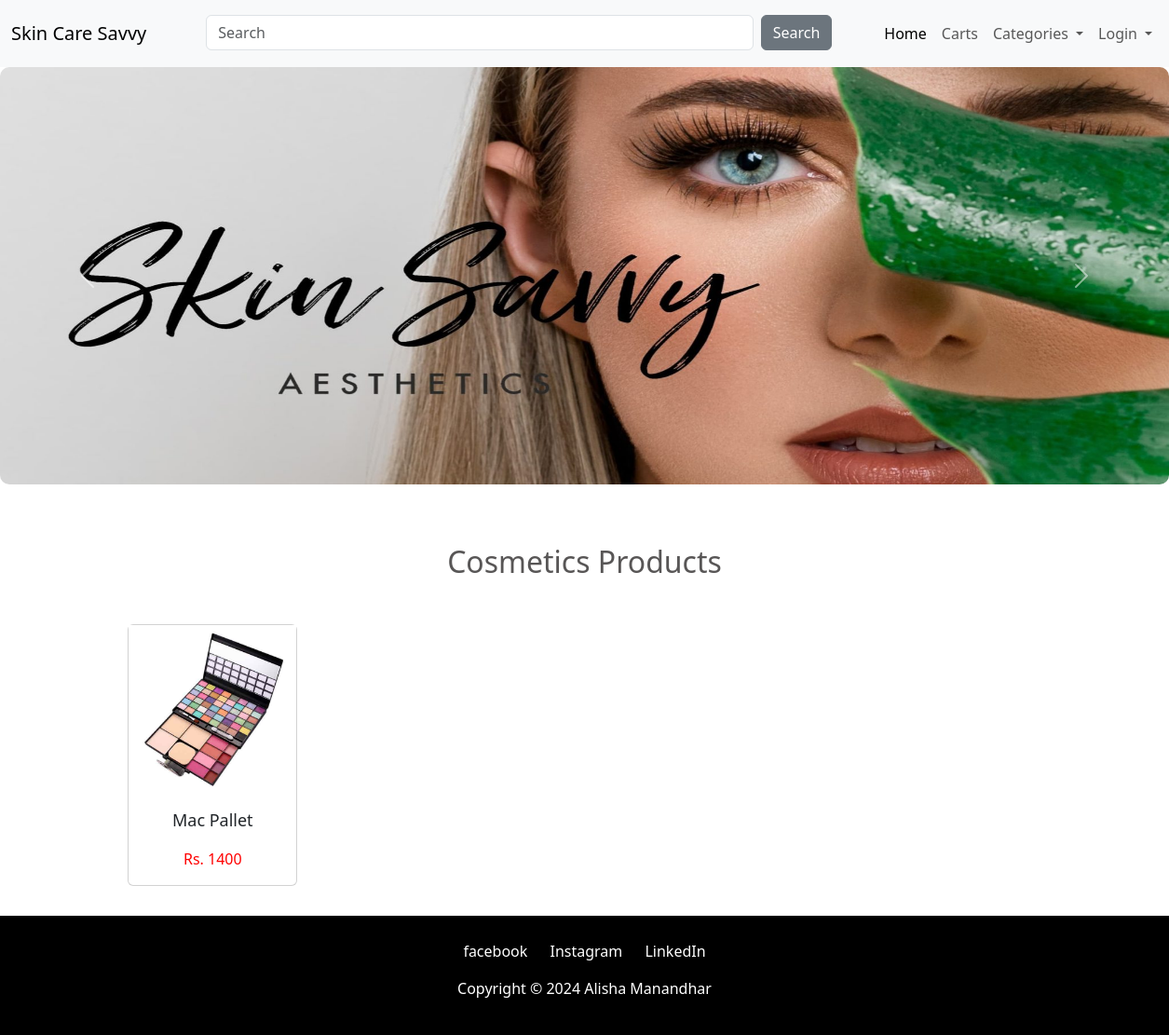
Screenshot of /cosmeticCategory.php with the database file from the repository.
### tables this page shows
CREATE TABLE `product_details` (
  `product_id` int(120) NOT NULL,
  `product_name` varchar(255) NOT NULL,
  `product_price` double NOT NULL,
  `product_image` varchar(255) NOT NULL,
  `product_qty` int(120) DEFAULT NULL,
  `product_desc` varchar(255) DEFAULT NULL,
  `category` varchar(255) DEFAULT NULL
);

### cosmeticCategory.php (the view, shortened to what this page needs)
<!doctype html>
<html lang="en">
<head>
  <link href="https://cdn.jsdelivr.net/npm/bootstrap@5.3.3/dist/css/bootstrap.min.css" rel="stylesheet">
</head>
<body>
  <?php
  include 'components/navbar.php';
  ?>
  <center>
    <div class="crousel-box">
      <?php
      include 'components/crousel.php';
      ?>
    </div>
  </center>
  <div class="container">
    <h2 class="trending-products">Cosmetics Products</h2>
    <div class="container mt-5 d-flex flex-wrap" id="card-container">
      <?php
      include "config/db.php";
      $sql = "select * from product_details where category='cosmetic'";
      $result = mysqli_query($conn, $sql);
      while ($row = mysqli_fetch_assoc($result)) {
        $product_name = $row['product_name'];
        $price = $row['product_price'];
        $product_id = $row['product_id'];
        $image = $row['product_image'];
      ?>
     <a href="getProductDetails.php?product_id=<?php echo($product_id) ?>" style="text-decoration: none;" >
       <div class="card" id="product-card">
           <div class="img-part"><img src="uploads/<?php echo($image)?>" alt="" height="180" width="180"></div>
           <div class="desc-part"><p class="product-title"><?php echo($product_name) ?></p><p style="color:red"> Rs. <?php echo($price) ?></p></div>
         </div>
     </a>
      <?php
      }
      ?>
    </div>
  </div>
  <?php
  include "components/footer.php";
  ?>
</body>
</html>

### rows the page displays
product_details: product_image (picture), product_name "Mac Pallet", product_price "1400"
